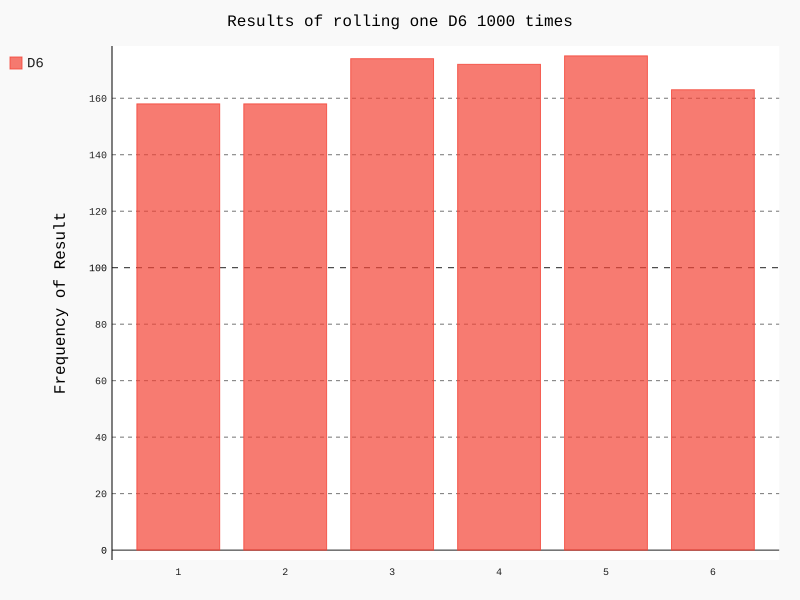

Write Python code to recreate this figure.
from die import Die
import pygal
#创建一个D6

die=Die()

#投几次骰子，并将结果存储在一个列表中

results=[]
for roll_num in range(1000):
    result=die.roll()
    results.append(result)

#分析结果
frequencies=[]
for value in range(1,die.num_sides+1):
    frequency=results.count(value)
    frequencies.append(frequency)

#对结果进行可视化
hist=pygal.Bar()

hist.title="Results of rolling one D6 1000 times"
hist.x_labels=['1','2','3','4','5','6']
hist._x_title="Results"
hist.y_title="Frequency of Result"

#将一系列值添加到图表中，
hist.add('D6',frequencies)
#渲染为一个SVG文件
hist.render_to_file('die_visual.svg')
#print(frequencies)
